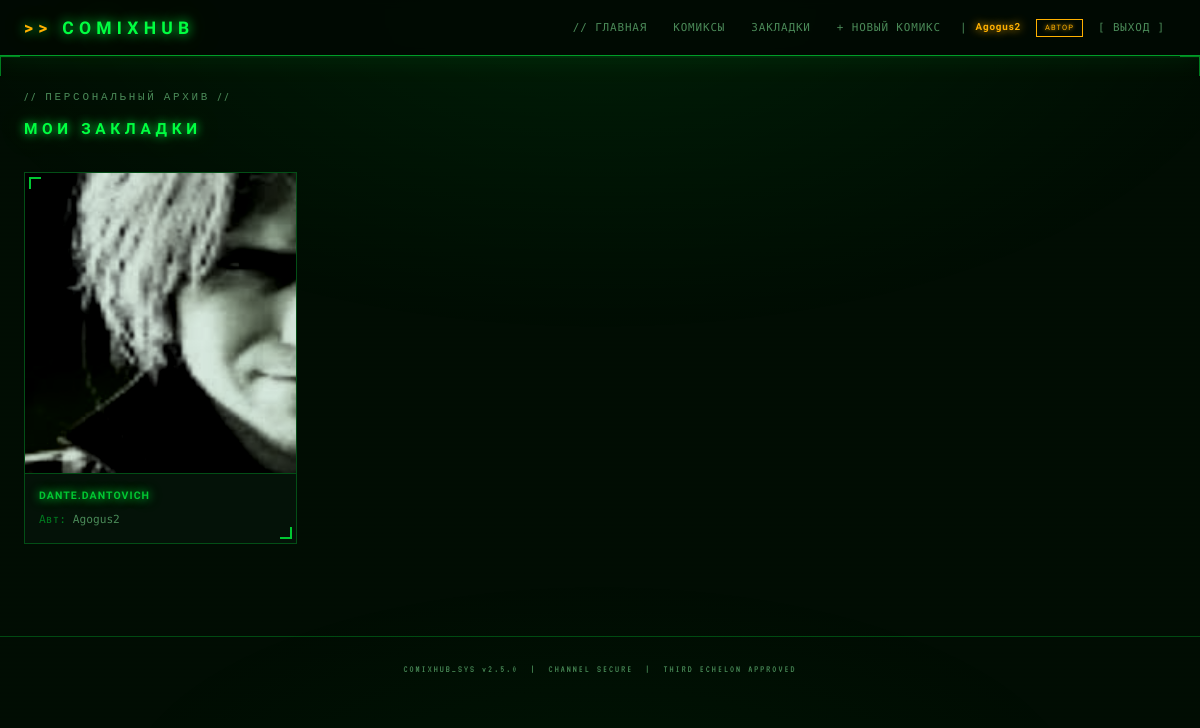
The app's page /comics/favorites (signed in) with its own data.
### app/models.py (models this page shows)
class User(SQLModel, table=True):
    __table_args__ = {'extend_existing': True}
    id: Optional[int] = Field(default=None, primary_key=True)
    username: str = Field(max_length=50, unique=True, index=True)
    email: str = Field(max_length=100, unique=True, index=True)
    hashed_password: str
    is_author: bool = Field(default=False)
    created_at: datetime = Field(default_factory=datetime.utcnow)
    comics: List["Comic"] = Relationship(back_populates="author")

class Comic(SQLModel, table=True):
    __table_args__ = {'extend_existing': True}
    id: Optional[int] = Field(default=None, primary_key=True)
    title: str = Field(max_length=200)
    description: Optional[str] = None
    cover_image: Optional[str] = None
    author_id: Optional[int] = Field(default=None, foreign_key="user.id")
    created_at: datetime = Field(default_factory=datetime.utcnow)
    author: Optional["User"] = Relationship(back_populates="comics")
    chapters: List["Chapter"] = Relationship(back_populates="comic")

### app/routers/comics.py (the view)
@router.get("/favorites", response_class=HTMLResponse)
async def my_favorites(
    request: Request,
    current_user: Optional[User] = Depends(get_current_user),
    session: Session = Depends(get_session)
):
    if not current_user:
        return RedirectResponse(url="/auth/login", status_code=303)
    favorites = session.exec(
        select(Comic)
        .join(Favorite, Comic.id == Favorite.comic_id)
        .where(Favorite.user_id == current_user.id)
    ).all()
    return templates.TemplateResponse("favorites.html", {
        "request": request, "comics": favorites,
        "current_user": current_user, "title": "Мои закладки"
    })

### app/templates/favorites.html (shortened to what this page needs)
{% extends "base.html" %}
{% block content %}
<div style="max-width: 1200px; margin: 0 auto;">
  <div style="font-family: var(--font-crt); font-size: 0.78em; color: var(--text-dim);
              letter-spacing: 0.25em; margin-bottom: 12px;">
    // ПЕРСОНАЛЬНЫЙ АРХИВ //
  </div>
  <h2 style="margin-bottom: 30px; font-size: 1.1em; letter-spacing: 0.3em;">
    Мои закладки
  </h2>
  {% if comics %}
    <div class="comic-grid">
      {% for comic in comics %}
        <div class="comic-card">
          {% if comic.cover_image %}
            <img src="{{ comic.cover_image }}" alt="{{ comic.title }}">
          {% endif %}
          <div class="info">
            <h4><a href="/comics/{{ comic.id }}">{{ comic.title }}</a></h4>
            <p>
              <span style="color: var(--green-dark);">Авт:</span>
              {{ comic.author.username if comic.author else 'НЕИЗВЕСТЕН' }}
            </p>
          </div>
        </div>
      {% endfor %}
    </div>
  {% endif %}
</div>
{% endblock %}

### app/templates/base.html (shortened to what this page needs)
<!DOCTYPE html>
<html lang="ru">
<head>
  <link rel="stylesheet" href="/static/css/style.css">
</head>
<body>
  <header>
    <h1><a href="/">ComixHub</a></h1>
    <nav>
      <a href="/">// Главная</a>
      <a href="/comics/">Комиксы</a>
      <a href="/comics/favorites">Закладки</a>
      {% if current_user %}
        {% if current_user.is_author %}
          <a href="/comics/new">+ Новый комикс</a>
        {% endif %}
        <span style="color: var(--text-dim); padding: 0 4px;">|</span>
        <span>
          <strong>{{ current_user.username }}</strong>
          {% if current_user.is_author %}
            &nbsp;<span class="badge author">Автор</span>
          {% endif %}
        </span>
        <a href="/auth/logout">[ Выход ]</a>
      {% else %}
        <span style="color: var(--text-dim); padding: 0 4px;">|</span>
        <a href="/auth/register">Регистрация</a>
        <a href="/auth/login">[ Вход ]</a>
      {% endif %}
    </nav>
  </header>
  <main>
    {% block content %}{% endblock %}
  </main>
  <footer style="text-align:center; padding: 24px; color: var(--text-dim);
                 font-size: 0.72em; letter-spacing: 0.2em; border-top: 1px solid var(--border);
                 margin-top: 60px; font-family: var(--font-crt);">
    COMIXHUB_SYS v2.5.0 &nbsp;|&nbsp; CHANNEL SECURE &nbsp;|&nbsp; THIRD ECHELON APPROVED
  </footer>
</body>
</html>

### records on screen
User: username "Agogus2"
Comic: cover_image (picture), title "DANTE.DANTOVICH", author "Agogus2"
